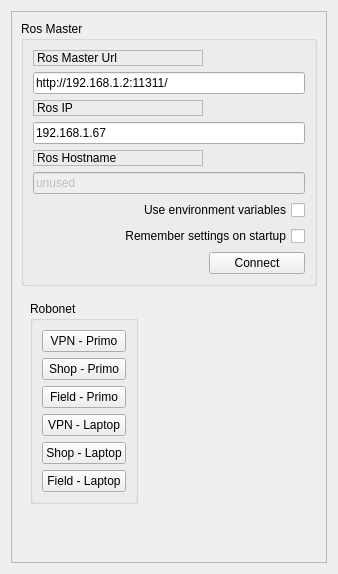
         <widget class="QWidget" name="tab_6">
          <attribute name="title">
           <string>Setup</string>
          </attribute>
          <layout class="QHBoxLayout" name="horizontalLayout_8">
           <item>
            <widget class="QFrame" name="frame">
             <property name="sizePolicy">
              <sizepolicy hsizetype="Minimum" vsizetype="Preferred">
               <horstretch>0</horstretch>
               <verstretch>0</verstretch>
              </sizepolicy>
             </property>
             <property name="frameShape">
              <enum>QFrame::StyledPanel</enum>
             </property>
             <property name="frameShadow">
              <enum>QFrame::Raised</enum>
             </property>
             <layout class="QVBoxLayout" name="verticalLayout_3">
              <item>
               <widget class="QGroupBox" name="groupBox">
                <property name="title">
                 <string>Ros Master</string>
                </property>
                <layout class="QGridLayout" name="gridLayout">
                 <item row="0" column="0">
                  <widget class="QLabel" name="label">
                   <property name="frameShape">
                    <enum>QFrame::StyledPanel</enum>
                   </property>
                   <property name="frameShadow">
                    <enum>QFrame::Raised</enum>
                   </property>
                   <property name="text">
                    <string>Ros Master Url</string>
                   </property>
                  </widget>
                 </item>
                 <item row="1" column="0" colspan="2">
                  <widget class="QLineEdit" name="line_edit_master">
                   <property name="text">
                    <string>http://192.168.1.2:11311/</string>
                   </property>
                  </widget>
                 </item>
                 <item row="2" column="0">
                  <widget class="QLabel" name="label_2">
                   <property name="frameShape">
                    <enum>QFrame::StyledPanel</enum>
                   </property>
                   <property name="frameShadow">
                    <enum>QFrame::Raised</enum>
                   </property>
                   <property name="text">
                    <string>Ros IP</string>
                   </property>
                  </widget>
                 </item>
                 <item row="3" column="0" colspan="2">
                  <widget class="QLineEdit" name="line_edit_host">
                   <property name="text">
                    <string>192.168.1.67</string>
                   </property>
                  </widget>
                 </item>
                 <item row="4" column="0">
                  <widget class="QLabel" name="label_3">
                   <property name="frameShape">
                    <enum>QFrame::StyledPanel</enum>
                   </property>
                   <property name="frameShadow">
                    <enum>QFrame::Raised</enum>
                   </property>
                   <property name="text">
                    <string>Ros Hostname</string>
                   </property>
                  </widget>
                 </item>
                 <item row="5" column="0" colspan="2">
                  <widget class="QLineEdit" name="line_edit_topic">
                   <property name="enabled">
                    <bool>false</bool>
                   </property>
                   <property name="text">
                    <string>unused</string>
                   </property>
                  </widget>
                 </item>
                 <item row="6" column="0" colspan="2">
                  <widget class="QCheckBox" name="checkbox_use_environment">
                   <property name="layoutDirection">
                    <enum>Qt::RightToLeft</enum>
                   </property>
                   <property name="text">
                    <string>Use environment variables</string>
                   </property>
                  </widget>
                 </item>
                 <item row="7" column="0" colspan="2">
                  <widget class="QCheckBox" name="checkbox_remember_settings">
                   <property name="layoutDirection">
                    <enum>Qt::RightToLeft</enum>
                   </property>
                   <property name="text">
                    <string>Remember settings on startup</string>
                   </property>
                  </widget>
                 </item>
                 <item row="8" column="0">
                  <spacer name="horizontalSpacer">
                   <property name="orientation">
                    <enum>Qt::Horizontal</enum>
                   </property>
                   <property name="sizeHint" stdset="0">
                    <size>
                     <width>170</width>
                     <height>21</height>
                    </size>
                   </property>
                  </spacer>
                 </item>
                 <item row="8" column="1">
                  <widget class="QPushButton" name="button_connect">
                   <property name="enabled">
                    <bool>true</bool>
                   </property>
                   <property name="sizePolicy">
                    <sizepolicy hsizetype="MinimumExpanding" vsizetype="Fixed">
                     <horstretch>0</horstretch>
                     <verstretch>0</verstretch>
                    </sizepolicy>
                   </property>
                   <property name="toolTip">
                    <string>Set the target to the current joint trajectory state.</string>
                   </property>
                   <property name="statusTip">
                    <string>Clear all waypoints and set the target to the current joint trajectory state.</string>
                   </property>
                   <property name="text">
                    <string>Connect</string>
                   </property>
                  </widget>
                 </item>
                </layout>
               </widget>
              </item>
              <item>
               <widget class="QWidget" name="widget_3" native="true">
                <layout class="QHBoxLayout" name="horizontalLayout_13">
                 <item>
                  <widget class="QGroupBox" name="groupBox_3">
                   <property name="title">
                    <string>Robonet</string>
                   </property>
                   <layout class="QVBoxLayout" name="verticalLayout_2">
                    <item>
                     <widget class="QPushButton" name="pB_robonet_vpn_primo">
                      <property name="text">
                       <string>VPN - Primo</string>
                      </property>
                     </widget>
                    </item>
                    <item>
                     <widget class="QPushButton" name="pB_robonet_shop_primo">
                      <property name="text">
                       <string>Shop - Primo</string>
                      </property>
                     </widget>
                    </item>
                    <item>
                     <widget class="QPushButton" name="pB_robonet_field_primo">
                      <property name="text">
                       <string>Field - Primo</string>
                      </property>
                     </widget>
                    </item>
                    <item>
                     <widget class="QPushButton" name="pB_robonet_vpn_laptop">
                      <property name="text">
                       <string>VPN - Laptop</string>
                      </property>
                     </widget>
                    </item>
                    <item>
                     <widget class="QPushButton" name="pB_robonet_shop_laptop">
                      <property name="text">
                       <string>Shop - Laptop</string>
                      </property>
                     </widget>
                    </item>
                    <item>
                     <widget class="QPushButton" name="pB_robonet_field_laptop">
                      <property name="text">
                       <string>Field - Laptop</string>
                      </property>
                     </widget>
                    </item>
                   </layout>
                  </widget>
                 </item>
                 <item>
                  <spacer name="horizontalSpacer_2">
                   <property name="orientation">
                    <enum>Qt::Horizontal</enum>
                   </property>
                   <property name="sizeHint" stdset="0">
                    <size>
                     <width>170</width>
                     <height>21</height>
                    </size>
                   </property>
                  </spacer>
                 </item>
                </layout>
               </widget>
              </item>
              <item>
               <spacer name="verticalSpacer_3">
                <property name="orientation">
                 <enum>Qt::Vertical</enum>
                </property>
                <property name="sizeHint" stdset="0">
                 <size>
                  <width>20</width>
                  <height>40</height>
                 </size>
                </property>
               </spacer>
              </item>
             </layout>
            </widget>
           </item>
          </layout>
         </widget>
